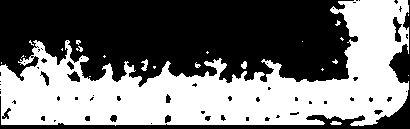
#> input picture realmap/map_a.pgm, 410 x 129 px
$ python viz_dijkstra_field.py
#> lines starting #> are read from the running program, lines starting #| are printed output that depends on the picture; after the words box and inside, x2 and y2 are one past the last pixel; in counts of white or black regions, pixels touching at a corner belong together
### ugv_dqn/maps/pgm.py
"""加载 ROS 规范的 PGM/YAML 占据地图到 ArrayGridMapSpec。"""
from __future__ import annotations

from pathlib import Path

import cv2
import numpy as np

from ugv_dqn.maps import ArrayGridMapSpec


def load_pgm_map(
    pgm_path: str | Path,
    start_xy: tuple[int, int],
    goal_xy: tuple[int, int],
    *,
    name: str = "pgm_map",
    occupied_thresh: float = 0.65,
    negate: bool = False,
) -> ArrayGridMapSpec:
    """加载 ROS 规范的 PGM 占据地图到 ArrayGridMapSpec。

    ROS 规范（negate=False）：
      - 像素越亮 → 越自由（p = pixel/255，低 p = 占据）
      - pixel==0   → p=0.0 < free_thresh  → 占据
      - pixel==254 → p≈1.0 > free_thresh  → 自由

    转换为栅格（y=0 在底部，1=障碍物）：
      当 (1 - pixel/255) > occupied_thresh 时判为占据（即 pixel < (1-thresh)*255）

    Args:
        pgm_path: .pgm 文件路径
        start_xy: 栅格坐标 (x, y)（y=0 在底部）
        goal_xy:  栅格坐标 (x, y)（y=0 在底部）
        name:     地图标识符
        occupied_thresh: .yaml 中的 ROS occupied_thresh（默认 0.65）
        negate:   ROS negate 标志（默认 False）
    """
    pgm_path = Path(pgm_path)
    img = cv2.imread(str(pgm_path), cv2.IMREAD_GRAYSCALE)
    if img is None:
        raise FileNotFoundError(f"Could not load PGM: {pgm_path}")

    H, W = img.shape
    # 计算占据概率
    p = img.astype(np.float32) / 255.0
    if negate:
        p = 1.0 - p

    # ROS：占据概率 = 1 - p（越亮 = 越自由）
    occ_prob = 1.0 - p
    obstacle = (occ_prob > float(occupied_thresh)).astype(np.uint8)

    # 垂直翻转：图像第0行在顶部；栅格 y=0 在底部
    grid_y0_bottom = np.flipud(obstacle).copy()

    return ArrayGridMapSpec(
        name=name,
        grid_y0_bottom=grid_y0_bottom,
        start_xy=start_xy,
        goal_xy=goal_xy,
    )

### ugv_dqn/env.py
"""UGV 路径规划 Gymnasium 环境模块。

本文件包含以下三个部分：

Section 1 — 工具函数
    _downsample_map_preserve_aspect   保持宽高比的占据栅格降采样。

Section 2 — 自行车模型原语（运动学、碰撞检测、代价场）
    BicycleModelParams                阿克曼自行车运动学参数。
    build_ackermann_action_table_35   35 离散动作表（转向角速率 × 加速度）。
    bicycle_integrate_one_step        单步欧拉积分（自行车 ODE）。
    TwoCircleFootprint                双圆近似碰撞足迹。
    compute_edt_distance_m            欧氏距离变换（EDT），用于安全距离场。
    bilinear_sample_2d*               亚像素双线性插值采样。
    dijkstra_cost_to_goal_m           Dijkstra 绕障最短路径距离场（goal distance field）。

Section 3 — UGVBicycleEnv（完整阿克曼自行车环境）
    UGVBicycleEnv                     基于自行车运动学的完整环境，包含：
        - 阿克曼转向 + 加速度（35 离散动作）
        - 三通道地图观测：占据栅格 + goal distance field + EDT 安全距离
        - 多分量奖励（目标接近、碰撞、进度塑形、安全距离、速度、曲率）
        - 可容许动作掩码 / 安全屏障
        - Hybrid A* 专家动作（用于 DQfD 演示）
        - 短视野启发式回退策略
"""

from __future__ import annotations

from dataclasses import dataclass
import heapq
import json
import math
from pathlib import Path
from typing import Any

import cv2
import gymnasium as gym
import numpy as np

from ugv_dqn.maps import MapSpec


# ===========================================================================
# Section 1 — 工具函数
# ===========================================================================

# [31 lines left out: function _downsample_map_preserve_aspect, not called in this run]


# ===========================================================================
# Section 2 — 自行车模型原语（运动学、碰撞检测、代价场）
# ===========================================================================

@dataclass(frozen=True)
class BicycleModelParams:
    dt: float = 0.05
    wheelbase_m: float = 0.6

    v_max_m_s: float = 2.0
    a_max_m_s2: float = 1.5

    delta_max_rad: float = math.radians(27.0)
    omega_max_rad_s: float = 1.223
    delta_dot_max_rad_s: float = math.radians(60.0)


# [17 lines left out: function build_ackermann_action_table_35, not called in this run]


def wrap_angle_rad(x: float) -> float:
    """将角度归一化到 [-π, π) 范围。"""
    return float((float(x) + math.pi) % (2.0 * math.pi) - math.pi)


# [63 lines left out: functions bicycle_integrate_one_step, min_steps_to_cover_distance_m, not called in this run]


@dataclass(frozen=True)
class TwoCircleFootprint:
    radius_m: float = float(math.hypot(0.740 / 2.0, 0.924 / 4.0))
    x1_m: float = float((0.6 / 2.0) - (0.924 / 4.0))
    x2_m: float = float((0.6 / 2.0) + (0.924 / 4.0))


def compute_edt_distance_m(grid_y0_bottom: np.ndarray, *, cell_size_m: float) -> np.ndarray:
    """EDT 距离（米），每个栅格中心到最近障碍物栅格中心的欧氏距离。"""
    grid_top = grid_y0_bottom[::-1, :]
    free = (grid_top == 0).astype(np.uint8) * 255
    dist_top = cv2.distanceTransform(
        free, distanceType=cv2.DIST_L2, maskSize=cv2.DIST_MASK_PRECISE
    ).astype(np.float32)
    return (dist_top[::-1, :] * float(cell_size_m)).astype(np.float32, copy=False)


# [150 lines left out: functions bilinear_sample_2d, bilinear_sample_2d_finite, bilinear_sample_2d_vec, bilinear_sample_2d_finite_vec, not called in this run]


def dijkstra_cost_to_goal_m(
    traversable_y0_bottom: np.ndarray,
    *,
    goal_xy: tuple[int, int],
    cell_size_m: float,
) -> np.ndarray:
    """通过 Dijkstra 算法计算 8 连通绕障最短路径距离场（goal distance field，单位：米）。"""
    if traversable_y0_bottom.ndim != 2:
        raise ValueError("traversable_y0_bottom must be a 2D array")
    h, w = traversable_y0_bottom.shape
    if h == 0 or w == 0:
        raise ValueError("traversable_y0_bottom must be non-empty")
    cell = float(cell_size_m)
    if not (cell > 0.0):
        raise ValueError("cell_size_m must be > 0")

    gx, gy = int(goal_xy[0]), int(goal_xy[1])
    if not (0 <= gx < w and 0 <= gy < h):
        raise ValueError("goal_xy is out of bounds")

    traversable = traversable_y0_bottom.astype(bool, copy=False)

    cost = np.full((h, w), float("inf"), dtype=np.float64)
    if not bool(traversable[gy, gx]):
        return cost

    pq: list[tuple[float, int, int]] = []
    cost[gy, gx] = 0.0
    heapq.heappush(pq, (0.0, gx, gy))

    moves: tuple[tuple[int, int, float], ...] = (
        (1, 0, 1.0),
        (-1, 0, 1.0),
        (0, 1, 1.0),
        (0, -1, 1.0),
        (1, 1, math.sqrt(2.0)),
        (1, -1, math.sqrt(2.0)),
        (-1, 1, math.sqrt(2.0)),
        (-1, -1, math.sqrt(2.0)),
    )

    while pq:
        d, x, y = heapq.heappop(pq)
        if d != float(cost[y, x]):
            continue
        for dx, dy, step in moves:
            nx = x + dx
            ny = y + dy
            if not (0 <= nx < w and 0 <= ny < h):
                continue
            if not bool(traversable[ny, nx]):
                continue
            nd = float(d) + float(step) * cell
            if nd < float(cost[ny, nx]):
                cost[ny, nx] = float(nd)
                heapq.heappush(pq, (float(nd), nx, ny))

    return cost.astype(np.float32, copy=False)


# ===========================================================================
# Section 3 — UGVBicycleEnv（完整阿克曼自行车运动学环境）
# ===========================================================================

class UGVBicycleEnv(gym.Env):
    """基于阿克曼/自行车运动学的栅格环境，使用 EDT 进行碰撞检测和安全距离（OD）计算。"""

    metadata = {"render_modes": []}

    # [228 lines left out: function __init__, not called in this run]

    @property
    def grid(self) -> np.ndarray:
        return self._grid

    def _in_bounds_xy(self, xy: tuple[int, int]) -> bool:
        x, y = int(xy[0]), int(xy[1])
        return 0 <= x < int(self._width) and 0 <= y < int(self._height)

    # [547 lines left out: functions _set_goal_xy, _heading_from_cost_gradient, _update_start_dependent_fields, _sample_random_start_goal, reset, _step_with_controls and 3 more, not called in this run]

    def _agent_xy_for_plot(self) -> tuple[float, float]:
        return (float(self._x_m) / self.cell_size_m, float(self._y_m) / self.cell_size_m)

    # [789 lines left out: functions _circle_centers_m, _dist_at_m, _wrap_angle_rad_np, _dist_at_m_vec, _od_and_collision_m, _od_and_collision_at_pose_m and 22 more, not called in this run]

### ugv_dqn/maps/__init__.py
"""所有支持环境的地图定义与加载。

地图类型
---------
- 森林地图（程序化生成）：forest_a / forest_b / forest_c / forest_d
  通过 forest.py 中的 ForestParams + generate_forest_grid() 生成。
  首次访问后缓存于 _FOREST_CACHE。

- 真实世界地图（PGM）：realmap_a
  通过 pgm.py 从 realmap/map_a.pgm 加载。
  起点/终点由 EDT clearance 分析选定。

主要导出
-----------
- MapSpec protocol        接口：name, start_xy, goal_xy, size, obstacle_grid()。
- GridMapSpec             字符串行地图规格（旧版栅格地图）。
- ArrayGridMapSpec        Numpy 数组地图规格（森林 + 真实地图）。
- get_map_spec(name)      统一入口：根据环境名返回 MapSpec。
- FOREST_ENV_ORDER        ("forest_a", "forest_b", "forest_c", "forest_d")
- REALMAP_ENV_ORDER       ("realmap_a",)
- ALL_ENV_ORDER           FOREST + REALMAP 合集。

预计算专家路径
------------------------
maps/precomputed/*.json   Hybrid A* 参考路径（供 train.py 中 DQfD 使用）。
"""

from __future__ import annotations

from dataclasses import dataclass
from pathlib import Path
from typing import Protocol

import numpy as np

_PROJECT_ROOT = Path(__file__).resolve().parents[2]


class MapSpec(Protocol):
    name: str
    start_xy: tuple[int, int]
    goal_xy: tuple[int, int]

    @property
    def size(self) -> tuple[int, int]: ...

    def obstacle_grid(self) -> np.ndarray: ...


@dataclass(frozen=True)
class GridMapSpec:
    name: str
    rows_y0_bottom: list[str]
    start_xy: tuple[int, int]
    goal_xy: tuple[int, int]

    # [26 lines left out: functions size, obstacle_grid, not called in this run]


@dataclass(frozen=True)
class ArrayGridMapSpec:
    name: str
    grid_y0_bottom: np.ndarray  # (H, W) uint8，y=0 在底部，1=障碍物
    start_xy: tuple[int, int]
    goal_xy: tuple[int, int]

    # [4 lines left out: function size, not called in this run]

    def obstacle_grid(self) -> np.ndarray:
        return self.grid_y0_bottom.astype(np.uint8, copy=True)


# 旧版栅格地图（"a"..."d"）已移除；保留符号以向后兼容。
ENV_ORDER: tuple[str, ...] = ()
FOREST_ENV_ORDER: tuple[str, ...] = ("forest_a", "forest_b", "forest_c", "forest_d")

# 真实世界 PGM 地图（按森林类型处理：使用相同参数的 UGVBicycleEnv）
REALMAP_ENV_ORDER: tuple[str, ...] = ("realmap_a",)

# 对外使用的组合环境顺序
ALL_ENV_ORDER: tuple[str, ...] = FOREST_ENV_ORDER + REALMAP_ENV_ORDER


MAPS: dict[str, GridMapSpec] = {}


_FOREST_CACHE: dict[str, ArrayGridMapSpec] = {}
_REALMAP_CACHE: dict[str, ArrayGridMapSpec] = {}


def _get_realmap_spec(env_name: str) -> ArrayGridMapSpec:
    """加载真实世界 PGM 地图为 ArrayGridMapSpec（y=0 在底部，1=障碍物）。"""
    if env_name in _REALMAP_CACHE:
        return _REALMAP_CACHE[env_name]
    from ugv_dqn.maps.pgm import load_pgm_map
    if env_name == "realmap_a":
        pgm_path = str(_PROJECT_ROOT / "realmap" / "map_a.pgm")
        # 通过距离变换分析找到的最佳起点/终点（各自 clearance >1.8m）
        start_xy = (34, 29)   # x=34, y=29 (y=0 at bottom), clearance≈1.88m
        goal_xy  = (371, 109) # x=371, y=109, clearance≈2.20m
    else:
        raise KeyError(env_name)
    spec = load_pgm_map(pgm_path, start_xy, goal_xy, name=env_name)
    _REALMAP_CACHE[env_name] = spec
    return spec


# [69 lines left out: function _get_forest_spec, not called in this run]


def get_map_spec(env_name: str) -> MapSpec:
    if env_name in REALMAP_ENV_ORDER:
        return _get_realmap_spec(env_name)
#> in load_pgm_map, `img = cv2.imread(str(pgm_path), cv2.IMREAD_GRAYSCALE)`: img: shape (129, 410); values 0 (black) and 254 (white), 46% white; 23 white regions (17 under 20 px), largest, box (x1, y1, x2, y2) and area: (0, 0, 409, 126) 24069, (141, 59, 148, 71) 48, (330, 121, 342, 125) 36, (241, 61, 247, 69) 35, (76, 46, 83, 52) 23, (195, 62, 201, 68) 20
#> in load_pgm_map, `grid_y0_bottom = np.flipud(obstacle).copy()`:
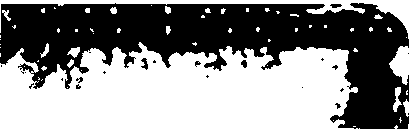
#> grid_y0_bottom: shape (129, 410); values 0 (black) and 1 (white), 54% white; 23 black regions (17 under 20 px), largest, box (x1, y1, x2, y2) and area: (0, 3, 409, 129) 24069, (141, 58, 148, 70) 48, (330, 4, 342, 8) 36, (241, 60, 247, 68) 35, (76, 77, 83, 83) 23, (195, 61, 201, 67) 20
    if env_name in FOREST_ENV_ORDER:
        return _get_forest_spec(env_name)
    try:
        return MAPS[env_name]
    except KeyError as e:
        raise KeyError(
            f"Unknown env {env_name!r}. Options: {sorted(list(MAPS) + list(FOREST_ENV_ORDER) + list(REALMAP_ENV_ORDER))}"
        ) from e

### scripts/viz_dijkstra_field.py
"""可视化 realmap 上的占据图、EDT 距离场、Dijkstra 目标距离场。"""

import sys, os
sys.path.insert(0, os.path.join(os.path.dirname(__file__), ".."))

import numpy as np
import matplotlib.pyplot as plt
from matplotlib.colors import ListedColormap
from ugv_dqn.maps import get_map_spec
from ugv_dqn.env import dijkstra_cost_to_goal_m, compute_edt_distance_m

# ---------- 加载 realmap ----------
spec = get_map_spec("realmap_a")
grid = spec.grid_y0_bottom          # 1=障碍, 0=自由
traversable = ~grid.astype(bool)    # True=可通行
goal_xy = (spec.goal_xy[0], spec.goal_xy[1])   # (371, 109)
#> goal_xy = (371, 109)
start_xy = (spec.start_xy[0], spec.start_xy[1])
#> start_xy = (34, 29)
cell_size_m = 0.1

print(f"Map size: {grid.shape[1]}x{grid.shape[0]} cells "
      f"= {grid.shape[1]*cell_size_m:.1f}x{grid.shape[0]*cell_size_m:.1f} m")
#| Map size: 410x129 cells = 41.0x12.9 m
print(f"Start: {start_xy}, Goal: {goal_xy}")
#| Start: (34, 29), Goal: (371, 109)

# ---------- 计算场 ----------
edt = compute_edt_distance_m(grid, cell_size_m=cell_size_m)
#> in compute_edt_distance_m, `dist_top = cv2.distanceTransform( free, distanceType=cv2.DIST_L2, mask..`:
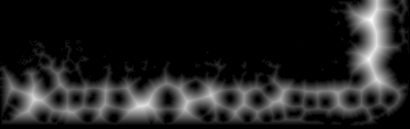
#> dist_top: shape (129, 410) float32; min 0, max 22, mean 2.9; drawn with min black and max white
#> in compute_edt_distance_m, `return (dist_top[::-1, :] * float(cell_size_m)).astype(np.float32, cop..`:
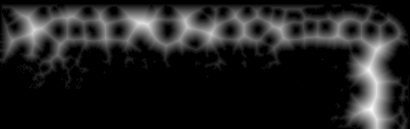
#> returned value: shape (129, 410) float32; min 0, max 2.2, mean 0.289; drawn with min black and max white
cost = dijkstra_cost_to_goal_m(traversable, goal_xy=goal_xy, cell_size_m=cell_size_m)
#> in dijkstra_cost_to_goal_m, `gx, gy = int(goal_xy[0]), int(goal_xy[1])`: gx = 371; gy = 109
#> the loop in dijkstra_cost_to_goal_m, `while pq:` made 24934 passes
#> (d, x, y) on passes 1 to 3: (0, 371, 109), (0.1, 370, 109), (0.1, 371, 108)
#> after the loop in dijkstra_cost_to_goal_m, `while pq:`:
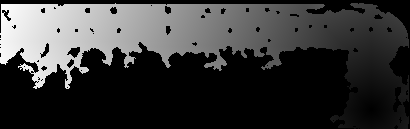
#> cost: shape (129, 410) float64; 54.49% of the values are NaN or infinite; the others: min 0, max 43.46, mean 20.72; drawn with min black, max white, NaN and infinite black

# ---------- 绘图 ----------
fig, axes = plt.subplots(1, 3, figsize=(18, 5), dpi=120)

# (a) 占据图
occ_cmap = ListedColormap(["white", "black"])
ax = axes[0]
ax.imshow(grid, origin="lower", cmap=occ_cmap, interpolation="nearest")
ax.plot(*start_xy, "go", markersize=8, label="Start")
ax.plot(*goal_xy, "r*", markersize=12, label="Goal")
ax.set_title("(a) Occupancy Grid", fontsize=13)
ax.legend(loc="upper left", fontsize=9)
ax.set_xlabel("x (cells)")
ax.set_ylabel("y (cells)")

# (b) EDT 距离场
ax = axes[1]
im = ax.imshow(edt, origin="lower", cmap="viridis", interpolation="nearest")
ax.plot(*start_xy, "go", markersize=8)
ax.plot(*goal_xy, "r*", markersize=12)
ax.set_title("(b) EDT Clearance (m)", fontsize=13)
cb = fig.colorbar(im, ax=ax, shrink=0.8)
cb.set_label("distance to nearest obstacle (m)")
ax.set_xlabel("x (cells)")
ax.set_ylabel("y (cells)")

# (c) Dijkstra 目标距离场
ax = axes[2]
cost_vis = cost.copy()
cost_vis[~np.isfinite(cost_vis)] = np.nan  # 不可达区域透明
im = ax.imshow(cost_vis, origin="lower", cmap="inferno_r", interpolation="nearest")
ax.plot(*start_xy, "go", markersize=8, label="Start")
ax.plot(*goal_xy, "r*", markersize=12, label="Goal")
ax.set_title("(c) Dijkstra Goal Distance Field (m)", fontsize=13)
cb = fig.colorbar(im, ax=ax, shrink=0.8)
cb.set_label("geodesic distance to goal (m)")
ax.legend(loc="upper left", fontsize=9)
ax.set_xlabel("x (cells)")
ax.set_ylabel("y (cells)")

plt.tight_layout()
out_path = os.path.join(os.path.dirname(__file__), "..", "runs", "viz_dijkstra_field.png")
os.makedirs(os.path.dirname(out_path), exist_ok=True)
plt.savefig(out_path, bbox_inches="tight")
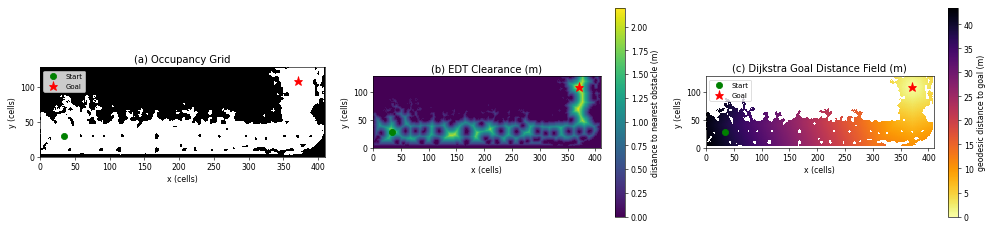
#> figure drawn by matplotlib, 5 panels
print(f"Saved to {out_path}")
plt.close()

$ run again, with expert_timing_compare.png saved as realmap/map_a.pgm
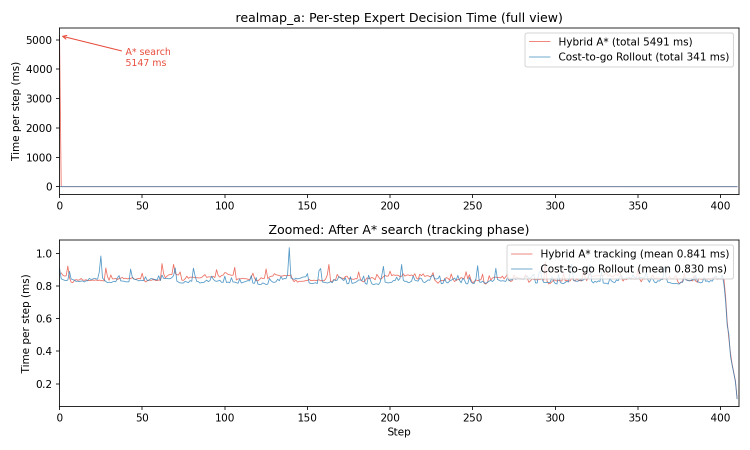
#> input picture expert_timing_compare.png, 1500 x 900 px (shown at 1/2 size)
#> obstacle: shape (900, 1500); values 0 (black) and 1 (white), 2.2% white in thin lines or dots
#> traversable: shape (900, 1500) bool; 97.8% white; black in thin lines or dots
#> goal_xy = (371, 109)
#> start_xy = (34, 29)
#| Map size: 1500x900 cells = 150.0x90.0 m
#| Start: (34, 29), Goal: (371, 109)
#> free: shape (900, 1500); 97.8% white; black in thin lines or dots
#> in compute_edt_distance_m, `return (dist_top[::-1, :] * float(cell_size_m)).astype(np.float32, cop..`:
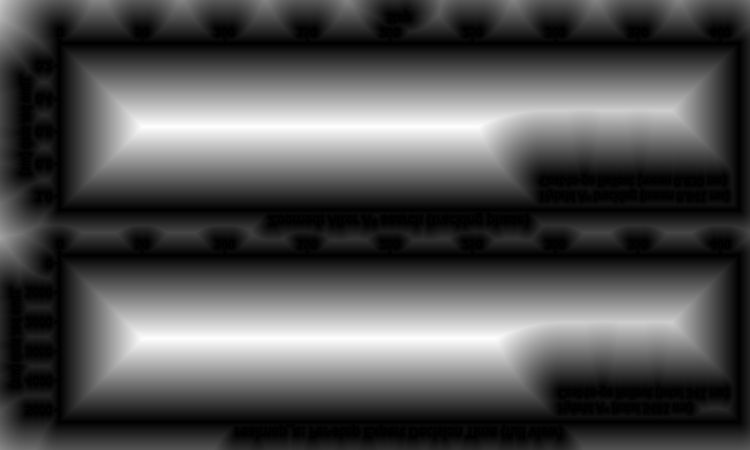
#> returned value: shape (900, 1500) float32 (shown at 1/2 size); min 0, max 16.6, mean 5.32; drawn with min black and max white
#> gx = 371; gy = 109
#> the loop in dijkstra_cost_to_goal_m, `while pq:` made 606484 passes
#> (d, x, y) on passes 1 to 3: (0, 371, 109), (0.1, 370, 109), (0.1, 371, 108)
#> after the loop in dijkstra_cost_to_goal_m, `while pq:`:
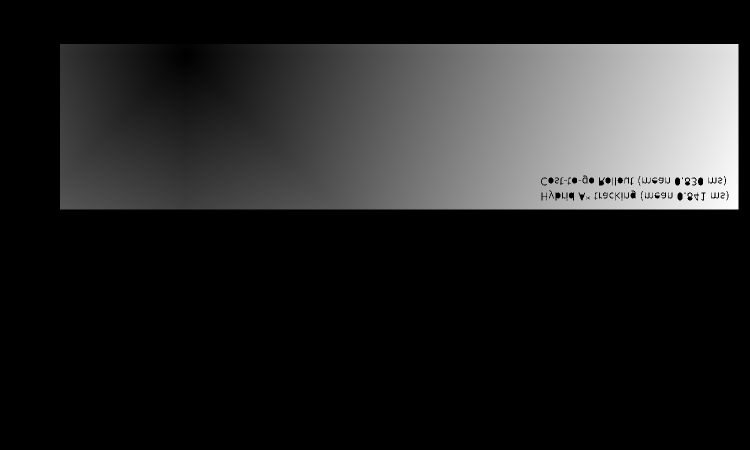
#> cost: shape (900, 1500) float64 (shown at 1/2 size); 66.98% of the values are NaN or infinite; the others: min 0, max 123.3, mean 54.32; drawn with min black, max white, NaN and infinite black
